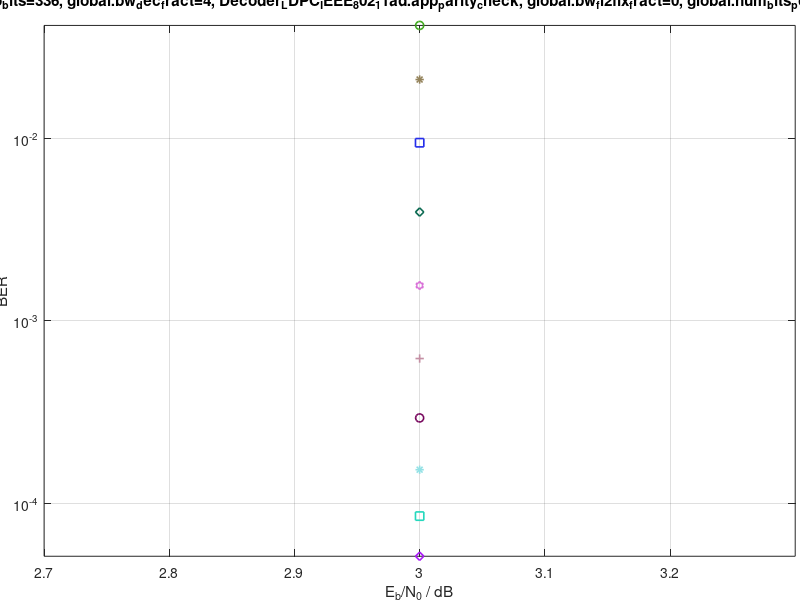

The MATLAB source for this figure: (Note: this script raises an error after producing the figure.)
clear all;
xval{1} = [3.000000 ];
xval{2} = [3.000000 ];
xval{3} = [3.000000 ];
xval{4} = [3.000000 ];
xval{5} = [3.000000 ];
xval{6} = [3.000000 ];
xval{7} = [3.000000 ];
xval{8} = [3.000000 ];
xval{9} = [3.000000 ];
xval{10} = [3.000000 ];
yval{1} = [4.143990e-02 ];
yval{2} = [2.095300e-02 ];
yval{3} = [9.449400e-03 ];
yval{4} = [3.943450e-03 ];
yval{5} = [1.562500e-03 ];
yval{6} = [6.223210e-04 ];
yval{7} = [2.943450e-04 ];
yval{8} = [1.532740e-04 ];
yval{9} = [8.541670e-05 ];
yval{10} = [5.148810e-05 ];
legendval = {'iteration 1' 'iteration 2' 'iteration 3' 'iteration 4' 'iteration 5' 'iteration 6' 'iteration 7' 'iteration 8' 'iteration 9' 'iteration 10' };
graphtitle = 'WPAN, global.bw_dec_app1=0, global.bw_dec_app0=8, global.ldpc_code_rate=IEEE_802_11AD_P42_N672_R050, global.bw_dec_app2=0, global.bw_dec_app3=0, Source_Bits.start_seed=7878089, Demapper.channel_reliability=OPTIMAL_CRF, error_rates_decoding.print_status_permanent, global.bw_fl2fix=5, Decoder_LDPC_IEEE_802_11ad.dec_algorithm=MIN_SUM, Decoder_LDPC_IEEE_802_11ad.esf_factor=0.875, Source_Bits.mode=RANDOM, error_rates_decoding.out_port_inner_dim_name=ITERATION, Decoder_LDPC_IEEE_802_11ad.scheduling=TWO_PHASE, global.num_info_bits=336, global.bw_dec_fract=4, Decoder_LDPC_IEEE_802_11ad.app_parity_check, global.bw_fl2fix_fract=0, global.num_bits_per_symbol=2, global.num_ldpc_inner_iterations0=10, global.num_ldpc_inner_iterations1=0, global.num_ldpc_inner_iterations2=0, global.num_ldpc_inner_iterations3=0, global.bw_dec_ext1=0, global.bw_dec_ext0=5, global.bw_dec_ext3=0, global.bw_dec_ext2=0, error_rates_decoding.max_num_diff_blocks=5000, Decoder_LDPC_IEEE_802_11ad.num_lambda_min=3, Source_Bits.crc_poly=0, Channel_AWGN.start_seed=12424, error_rates_decoding.out_port_inner_dim_addr_offset=1, error_rates_decoding.max_num_total_blocks=10000, global.mapping=MAP_QPSK, global.num_other_bits=336';
figfilename = 'WPAN_global.bw_dec_app10_global.bw_dec_app08_global.ldpc_code_rateIEEE_802_11AD_P42_N672_R050_global.bw_dec_app20_global.bw_dec_app30_Source_Bits.start_seed7878089_Demapper.channel_reliabilityOPTIMAL_CRF_error_rates_decoding.print_status_permanent_global.bw_fl2fix5_Decoder_LDPC_IEEE_802_11ad.dec_algorithmMIN_SUM_Decoder_LDPC_IEEE_802_11ad.esf_factor0.875_Source_Bits.modeRANDOM_error_rates_decoding.out_port_inner_dim_nameITERATION_Decoder_LDPC_IEEE_802_11ad.schedulingTWO_PHASE_global.num_info_bits336_global.bw_dec_fract4_Decoder_LDPC_IEEE_802_11ad.app_parity_check_global.bw_fl2fix_fract0_global.num_bits_per_symbol2_global.num_ldpc_inner_iterations010_global.num_ldpc_inner_iterations10_global.num_ldpc_inner_iterations20_global.num_ldpc_inner_iterations30_global.bw_dec_ext10_global.bw_dec_ext05_global.bw_dec_ext30_global.bw_dec_ext20_error_rates_decoding.max_num_diff_blocks5000_Decoder_LDPC_IEEE_802_11ad.num_lambda_min3_Source_Bits.crc_poly0_Channel_AWGN.start_seed12424_error_rates_decoding.out_port_inner_dim_addr_offset1_error_rates_decoding.max_num_total_blocks10000_global.mappingMAP_QPSK_global.num_other_bits336';
xtitle = 'E_b/N_0 / dB';
ytitle = 'BER';
%Farbvektor initialisieren, entsprechende Kurven haben gleiche Farben;
		farb=zeros(1,3);
		%Moegliche Marker
		mark=['+','o','*','s','d','h'];
		%Graph erzeugen
		figf=figure('Visible','off');
		for k=1:length(legendval)
		    %Graph zeichnen, Farbe zufaellig, marker aus Vektor mark
		    plot(xval{k}(:), yval{k}(:), 'linestyle','--', 'linewidth',1.2, 'color',rand(1,3), 'marker',mark(mod(k,6)+1), 'DisplayName',legendval{k});
		    hold on;
		end
		%Graph formatieren
		xlabel(xtitle);
		ylabel(ytitle);
		title(graphtitle);
		axis tight;
		grid on;
set(gca,'YScale','log');
set(gca,'YLimMode','auto');
		set(gca,'Position',[0.05511 0.07292 0.9389 0.8847]);  %fits for create_pdf.m, paper size 24x18
		box on;
		hold off;
		leg = legend('toggle');
		legend('boxon');
		set(leg,'Location','southwest','FontSize',10);
		% Grafiken anzeigen
		set(figf,'Visible','on');
		% Grafik speichern
		%saveas(figf,[figfilename, '.fig'],'fig');
		%h = gcf();
		%set(h,'PaperSize',[24 18]);
		%set(h,'PaperUnits','centimeters');
		%set(h,'PaperOrientation','portrait');
		%set(h,'PaperPosition',[0 0 24 18]);
		%print('-dpdf',[figfilename, '.pdf']);
